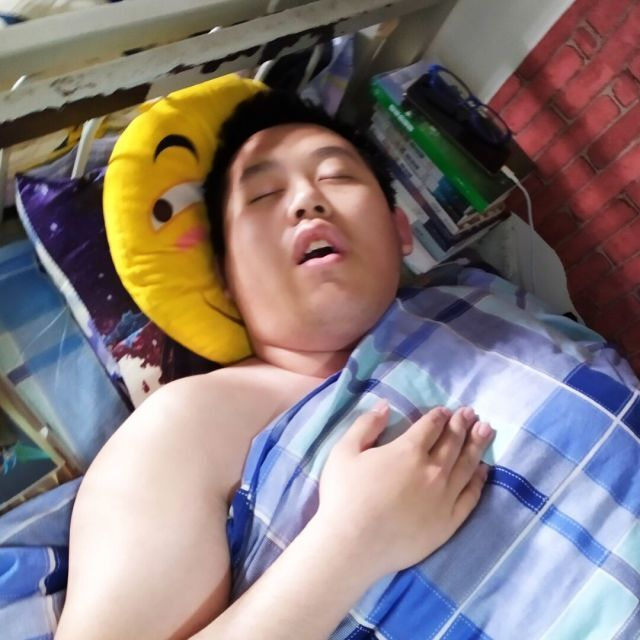
#> input picture feifeisleep.jpg, 640 x 640 px, found by its file name
$ python Face_recognize.py
#> lines starting #> are read from the running program, lines starting #| are printed output that depends on the picture; after the words box and inside, x2 and y2 are one past the last pixel; in counts of white or black regions, pixels touching at a corner belong together
#暂未添加导出文件语句

import cv2

img = cv2.imread(r"D:\A_V_Photo\feifeisleep.jpg")
#> img is the input picture: shape (640, 640, 3); mean B, G, R 122.6, 122.3, 135
gray = cv2.cvtColor(img, cv2.COLOR_BGR2GRAY)
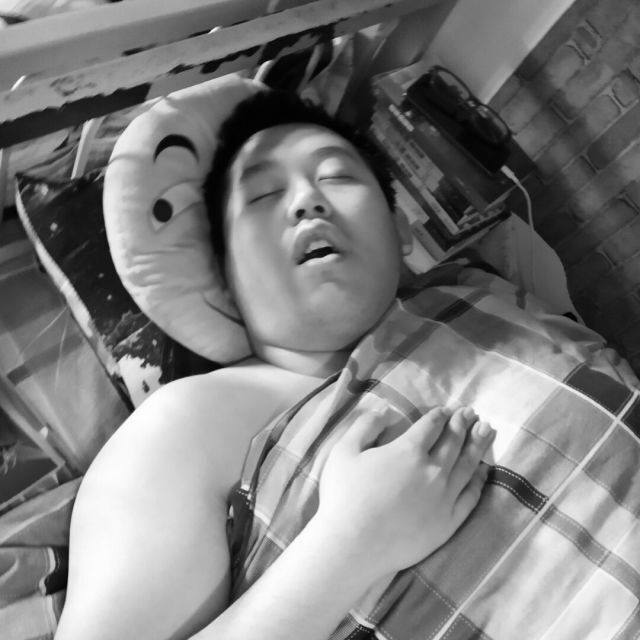
#> gray: shape (640, 640); min 0, max 255, mean 126.1
face_cascade = cv2.CascadeClassifier(r"haarcascade_frontalface_default.xml")    #如果有需要，改成绝对路径

faces = face_cascade.detectMultiScale(gray, scaleFactor = 1.05, minNeighbors = 5)
#> faces = [[199, 104, 199, 199]]

for x, y, w, h in faces:
    img = cv2.rectangle(img, (x, y), (x+w, y+h), (0, 255, 0), 3)
#> this loop made 1 pass
#> pass 1, `img = cv2.rectangle(img, (x, y), (x+w, y+h), (0, 255, 0), 3)`:
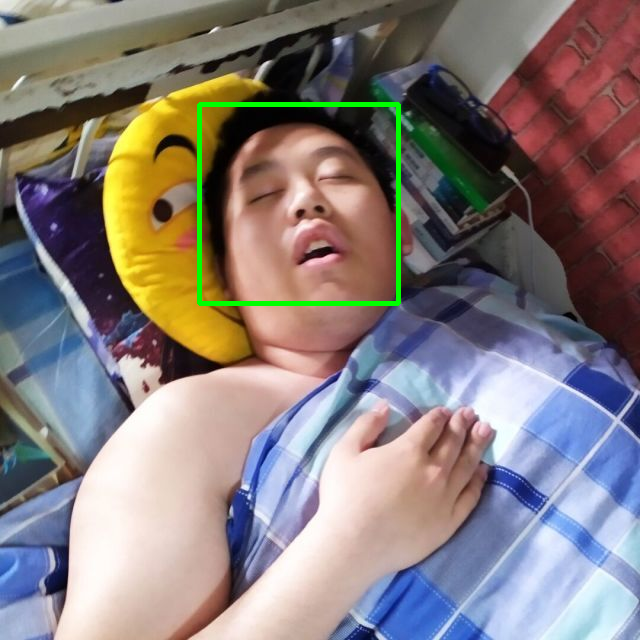
#> img: shape (640, 640, 3); 0.97% of pixels changed, all inside (x1, y1, x2, y2) = (197, 102, 401, 306)

resized = cv2.resize(img, (int(img.shape[1]/2), int(img.shape[0]/2)))
cv2.imshow("sheep", img)

$ run again, with college1.jpg copied over feifeisleep.jpg
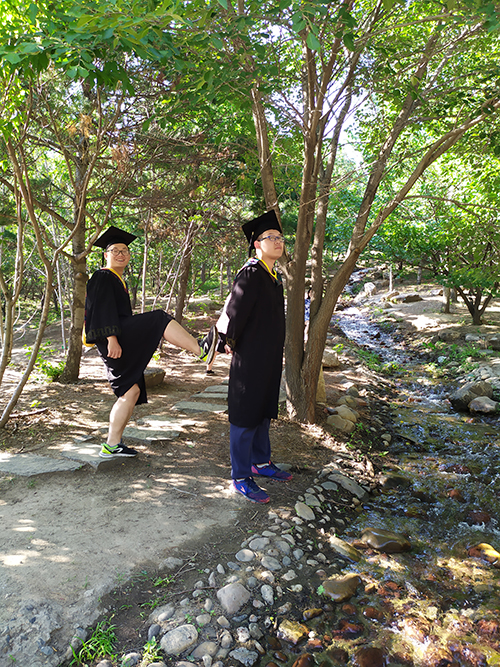
#> input picture college1.jpg, 500 x 667 px, found by its file name
#> img is the input picture: shape (667, 500, 3); mean B, G, R 89.3, 115.7, 112.4
#> `gray = cv2.cvtColor(img, cv2.COLOR_BGR2GRAY)`:
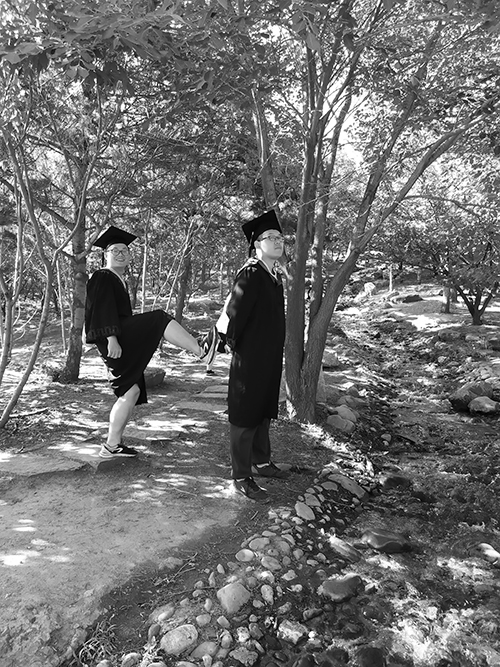
#> gray: shape (667, 500); min 0, max 255, mean 111.7
#> faces = [[175, 288, 54, 54]]
#> the loop `for x, y, w, h in faces:` made 1 pass
#> `resized = cv2.resize(img, (int(img.shape[1]/2), int(img.shape[0]/2)))`:
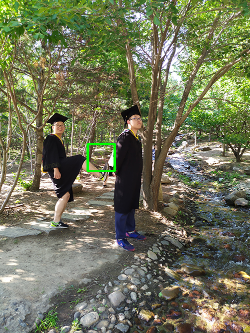
#> resized: shape (333, 250, 3); mean B, G, R 88.9, 116, 111.9

$ run again, with ffsleep.jpg copied over feifeisleep.jpg
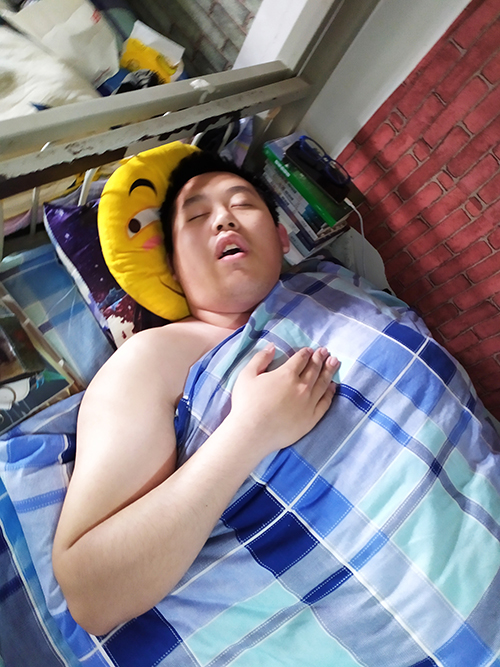
#> input picture ffsleep.jpg, 500 x 667 px, found by its file name
#> img is the input picture: shape (667, 500, 3); mean B, G, R 133.7, 127.1, 132.9
#> `gray = cv2.cvtColor(img, cv2.COLOR_BGR2GRAY)`:
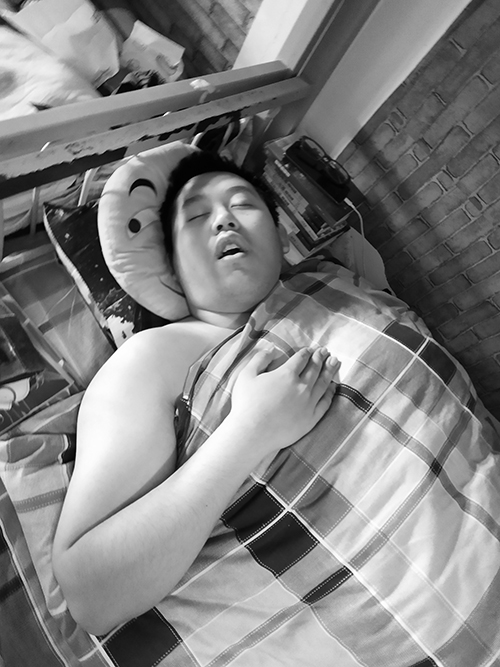
#> gray: shape (667, 500); min 0, max 255, mean 129.6
#> faces = [[154, 159, 130, 130]]
#> the loop `for x, y, w, h in faces:` made 1 pass
#> `resized = cv2.resize(img, (int(img.shape[1]/2), int(img.shape[0]/2)))`:
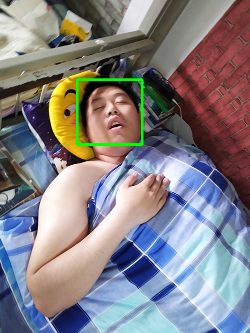
#> resized: shape (333, 250, 3); mean B, G, R 133.1, 128.4, 131.8
